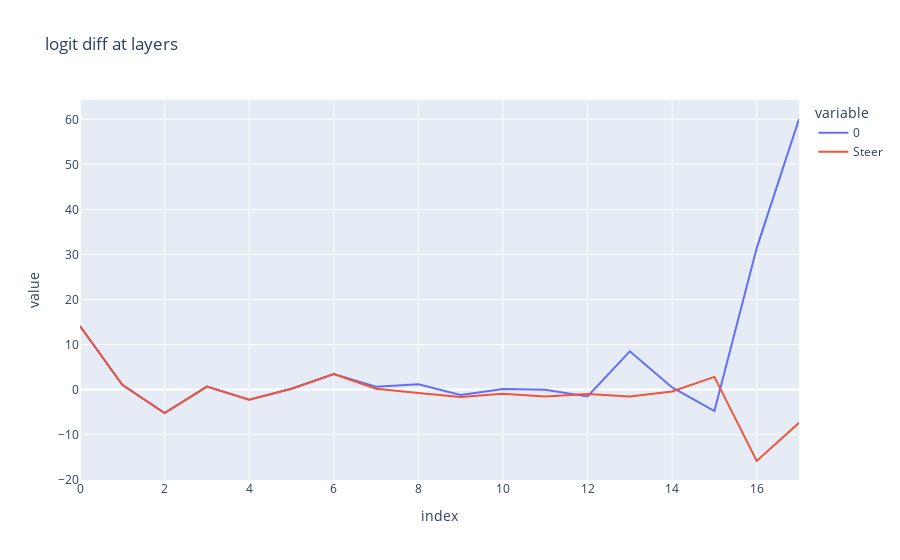

The notebook cell this image was saved under:
### Code cell
fig = px.line(ldiffs_orig, title="logit diff at layers")
fig.add_trace(go.Scatter(y=ldiffs_steer, mode='lines', name='Steer'))
fig.show()

### Figure 1 — Plotly figure (JSON) as saved in the notebook; plotly's stock layout.template omitted (floating-point values rounded to 4 significant figures)
{"data": [{"hovertemplate": "variable=0<br>index=%{x}<br>value=%{y}<extra></extra>", "legendgroup": "0", "line": {"color": "#636efa", "dash": "solid"}, "marker": {"symbol": "circle"}, "mode": "lines", "name": "0", "orientation": "v", "showlegend": true, "type": "scatter", "x": [0, 1, 2, 3, 4, 5, 6, 7, 8, 9, 10, 11, 12, 13, 14, 15, 16, 17], "xaxis": "x", "y": [14.1, 1.068, -5.207, 0.6503, -2.261, 0.1744, 3.455, 0.6543, 1.17, -1.204, 0.1267, -0.03791, -1.541, 8.486, 0.4752, -4.771, 31.41, 60.07], "yaxis": "y"}, {"mode": "lines", "name": "Steer", "type": "scatter", "y": [14.1, 1.068, -5.207, 0.6503, -2.261, 0.1744, 3.455, 0.1761, -0.7732, -1.67, -0.9253, -1.52, -0.9849, -1.551, -0.4229, 2.811, -15.86, -7.379]}], "layout": {"legend": {"title": {"text": "variable"}, "tracegroupgap": 0}, "title": {"text": "logit diff at layers"}, "xaxis": {"anchor": "y", "domain": [0, 1], "title": {"text": "index"}}, "yaxis": {"anchor": "x", "domain": [0, 1], "title": {"text": "value"}}}}
